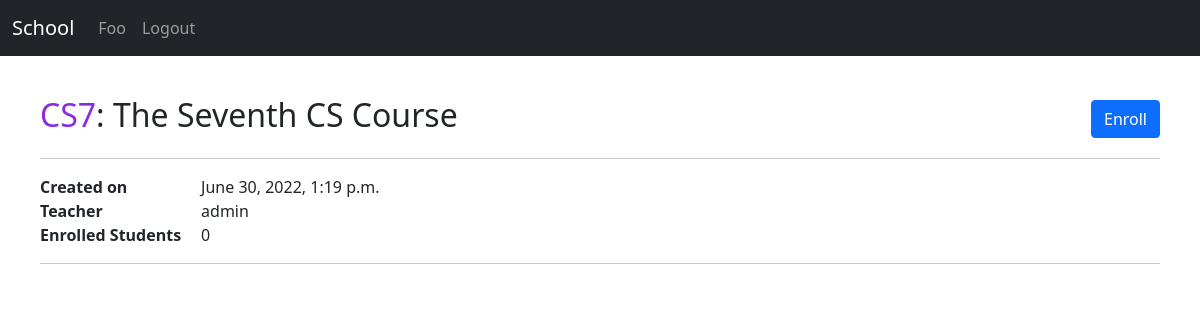
The page /course/CS7/ (signed in) on the database its author committed.
### school/models.py (models this page shows, shortened)
class User(AbstractUser):
    STUDENT = "STU"
    TEACHER = "TEA"
    ROLE_CHOICES = [
        (STUDENT, "Student"),
        (TEACHER, "Teacher"),
    ]
    role = models.CharField(max_length=3, choices=ROLE_CHOICES, default=STUDENT)

class Course(models.Model):
    timestamp = models.DateTimeField(auto_now_add=True)
    code = models.CharField(max_length=60, unique=True)
    title = models.CharField(max_length=255)
    teacher = models.ForeignKey(User, on_delete=models.CASCADE, related_name="teaching")
    students = models.ManyToManyField(User, related_name="attending", blank=True)

### school/views.py (the view)
# urls.py: path("course/<str:code>/", views.CourseDetailView.as_view(), name="course-detail"),
class CourseDetailView(LoginRequiredMixin, DetailView):
    model = Course
    template_name = "school/course_detail.html"
    context_object_name = "course"
    def get_object(self):
        code = self.kwargs["code"]
        try:
            course = Course.objects.get(code=code)
        except Course.DoesNotExist:
            raise Http404(f"No course found with code '{code}'.")
        return course
    def get_context_data(self, **kwargs):
        context = super().get_context_data(**kwargs)
        user = self.request.user
        if user.is_authenticated:
            code = self.kwargs["code"]
            try:
                course = Course.objects.get(code=code)
            except Course.DoesNotExist:
                raise Http404(f"No course found with code '{code}'.")
            else:
                if self.request.user.role == "TEA":
                    gradebooks = sorted(
                        course.gradebooks.all(), key=lambda x: x.student.username
                    )
                    graded = []
                    ungraded = []
                    for gradebook in gradebooks:
                        if gradebook.grade is not None:
                            graded.append(gradebook)
                        else:
                            ungraded.append(gradebook)
                    context["graded"] = graded
                    context["ungraded"] = ungraded
                else:
                    if user in course.students.all():
                        context["grade"] = Gradebook.objects.get(
                            course=course, student=user
                        ).grade
        return context

### school/templates/school/course_detail.html (shortened to what this page needs)
{% extends "school/layout.html" %}
{% load static %}
{% block body %}
    <div id="course-hdr">
        <h1 class="h2"><span class="accent">{{ course.code }}</span>: {{ course.title }}</h1>
        {% if user.is_authenticated %}
            {% if user.role == "STU" %}
                {% if user not in course.students.all %}
                    <button id="btn-enroll-modal" class="btn btn-primary" data-bs-toggle="modal" data-bs-target="#modal-confirm">Enroll</button>
                {% else %}
                    <button id="btn-enroll-modal" class="btn btn-danger"  data-bs-toggle="modal" data-bs-target="#modal-confirm">Unenroll</button>
                {% endif %}
            {% endif %}
        {% endif %}
    </div>
    <hr>
    <table>
        <tr>
            <td><strong>Created on</strong></td>
            <td>{{ course.timestamp }}</td>
        </tr>
        <tr>
            <td><strong>Teacher</strong></td>
            <td>{{ course.teacher.username }}</td>
        </tr>
        <tr>
            <td><strong>Enrolled Students</strong></td>
            <td><span id="student-count">{{ course.students.all.count }}</span></td>
        </tr>
    </table>
    <hr>
{% endblock %}

### school/templates/school/layout.html (shortened to what this page needs)
{% load static %}
<!DOCTYPE html>
<html lang="en">
<head>
    <link rel="stylesheet" href="{% static 'school/styles.css' %}">
    <link href="https://cdn.jsdelivr.net/npm/bootstrap@5.0.2/dist/css/bootstrap.min.css" rel="stylesheet">
</head>
<body>
    <nav class="navbar navbar-expand-lg navbar-dark bg-dark">
        <div class="container-fluid">
          <a class="navbar-brand" href="{% url 'index' %}">School</a>
          <div class="collapse navbar-collapse" id="navbarSupportedContent">
            <ul class="navbar-nav me-auto mb-2 mb-lg-0">
                {% if user.is_authenticated %}
                    <li class="nav-item">
                        <a class="nav-link {% block home_active %}{% endblock %}" href="{% url 'user-index' %}">
                            {{user.username}}
                        </a>
                    </li>
                    <li class="nav-item">
                        <a class="nav-link" href="{% url 'logout' %}">Logout</a>
                    </li>
                {% endif %}
            </ul>
          </div>
        </div>
      </nav>
    <div id="body-container">
        {% block body %}
        {% endblock %}
    </div>
</body>
</html>

### school/static/school/styles.css (style rules this page uses)
* { box-sizing: border-box; margin: 0; padding: 0; }
#body-container { padding: 40px; }
td > strong { margin-right: 20px; }
#course-hdr { display: flex; justify-content: space-between; align-items: center; }
.accent { color: blueviolet; }
#btn-enroll-modal { margin-left: 20px; }
a:link { text-decoration: none; }

### rows shown on the page
User: username "Foo"
Course: code "CS7", title "The Seventh CS Course", timestamp "June 30, 2022, 1:19 p.m.", teacher.username "admin", students.all.count "0"
